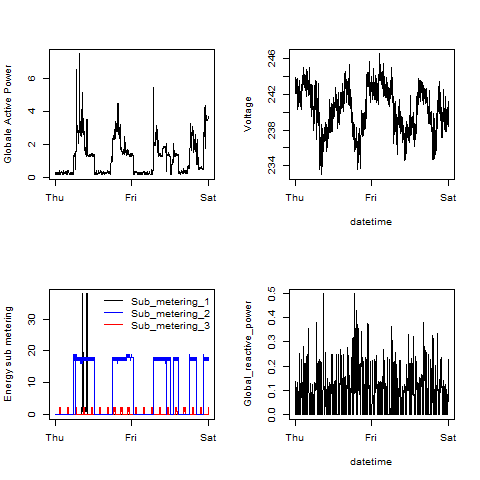

This figure's R source:
library(dplyr)
library(data.table)

source("./tools.R")

## load data from the file (see tools.R)
powerConsumption <- loadData()

## because my system is French, I need to change it to English inorder to get
## English week day names
Sys.setlocale(category = "LC_TIME", "English")

png(filename = "plot4.png",
    width = 480, height = 480)

par(mfrow = c(2, 2))

## create 4 diagrams. for plot2, plotVoltage, plot3 and plotGlobalReactivePower see tools.R
plot4(powerConsumption)


dev.off()  ## Close the png file device